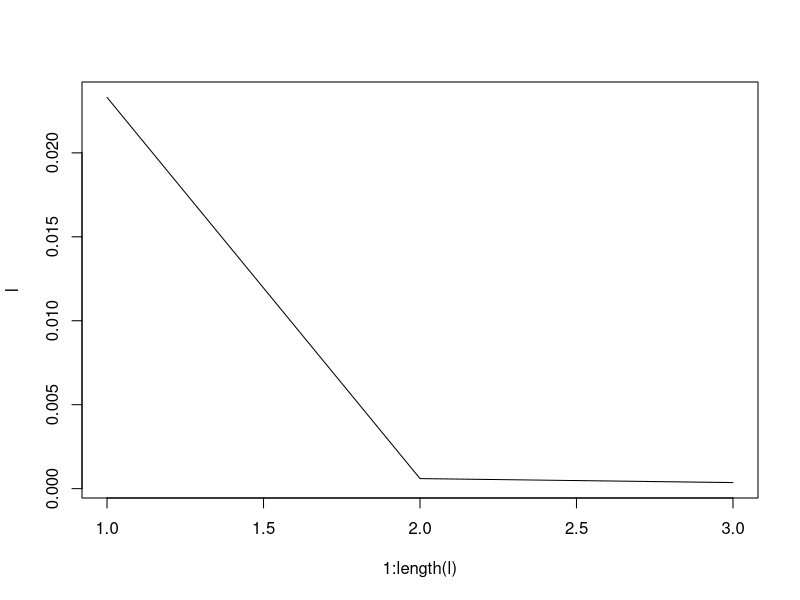
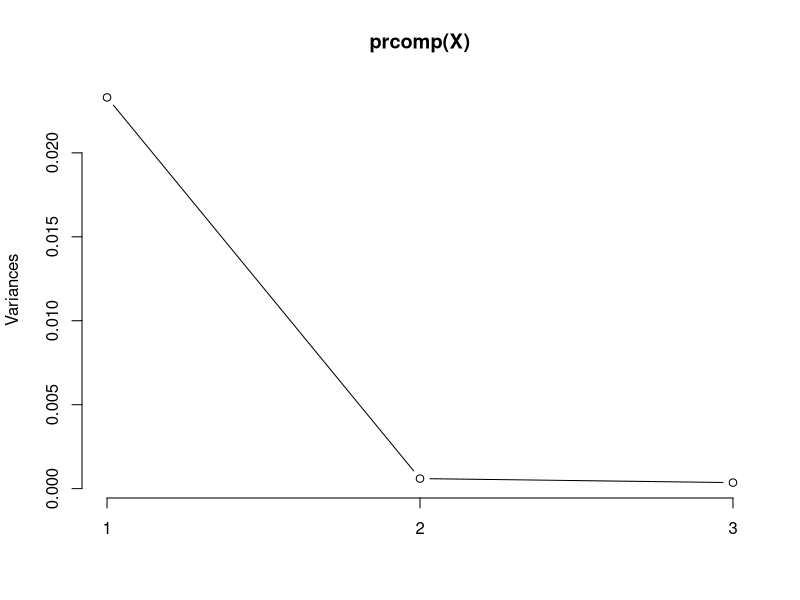
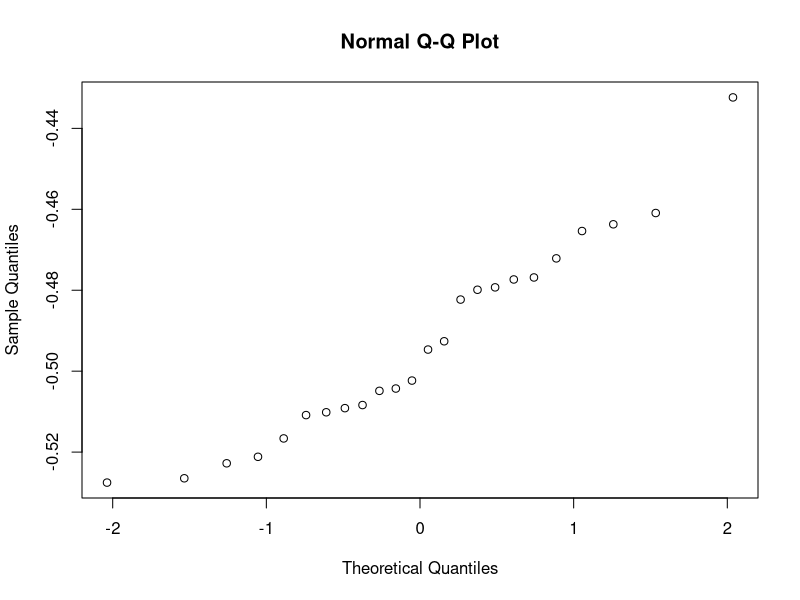
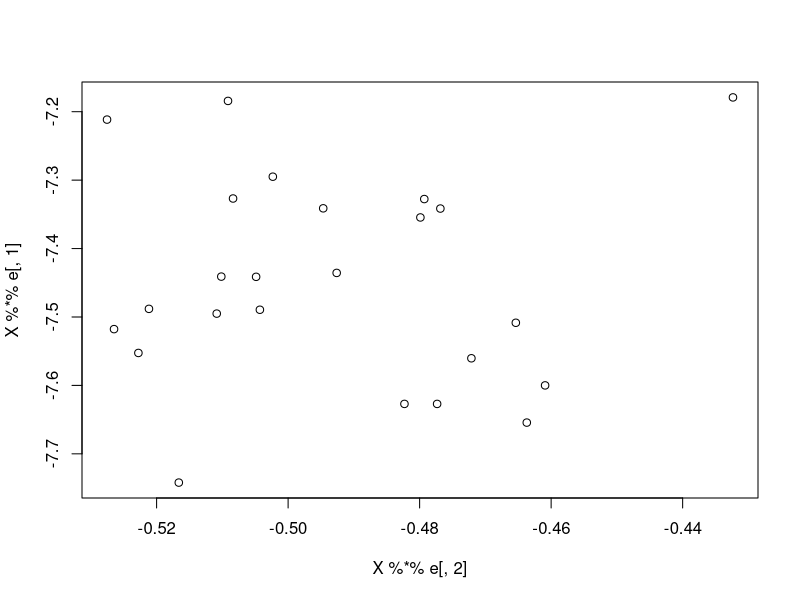
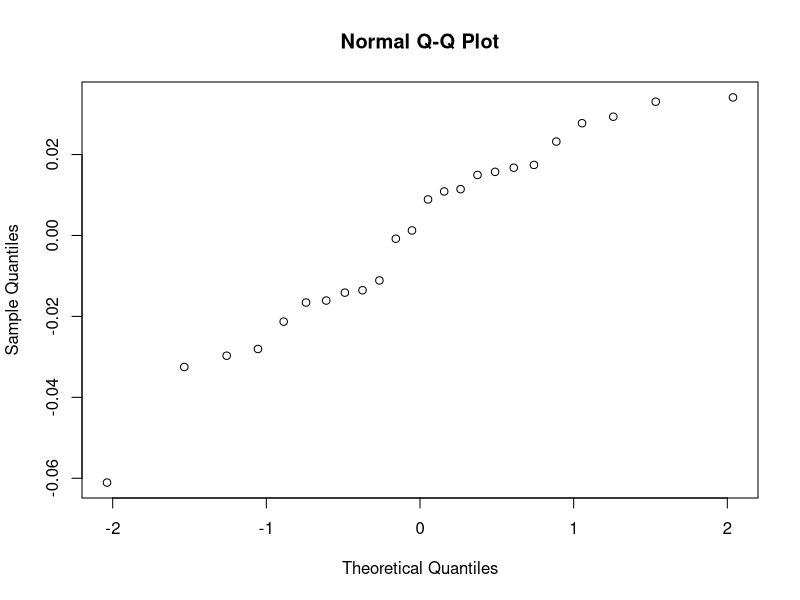
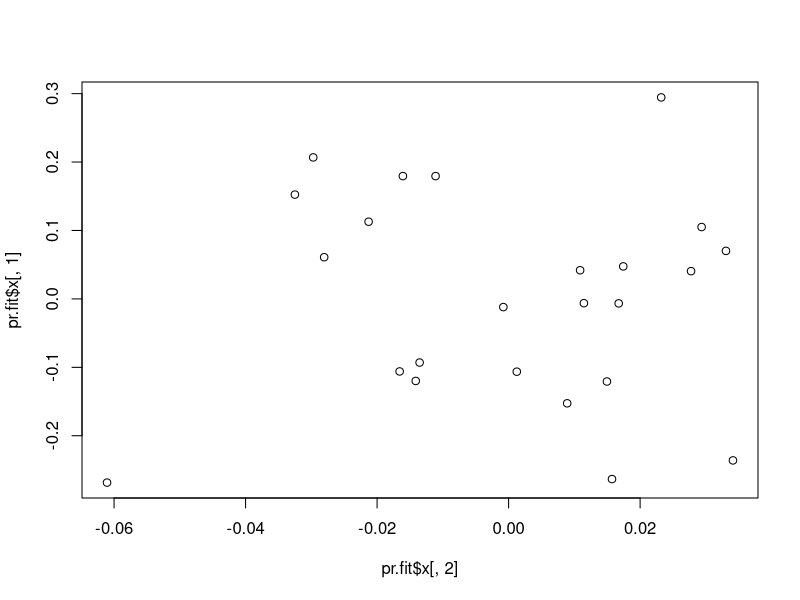
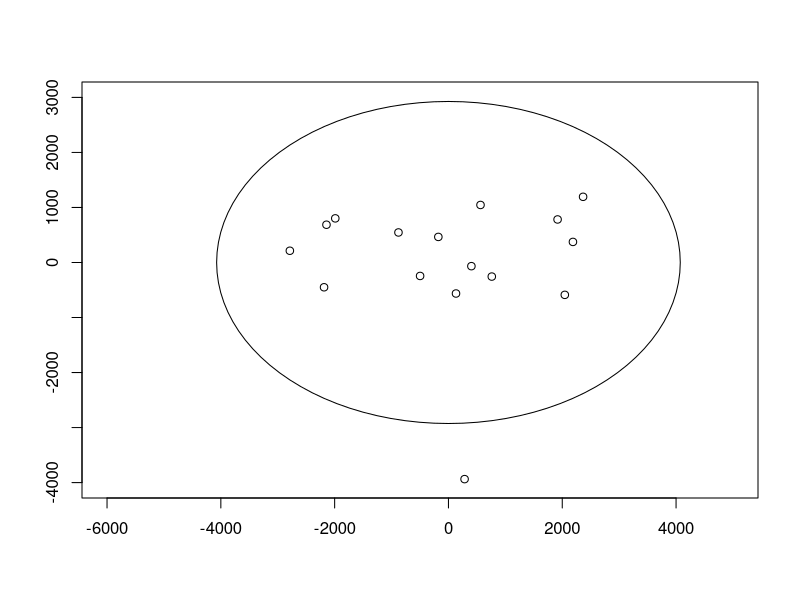
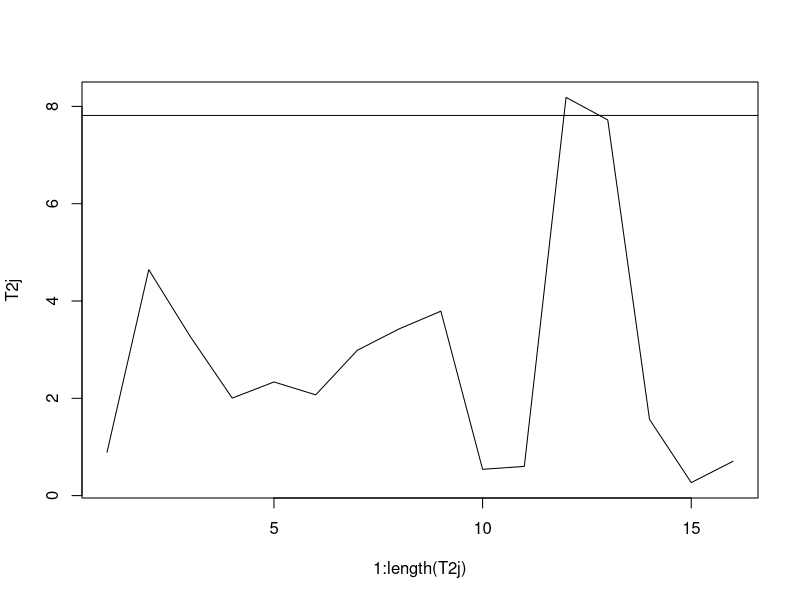

Reproduce these figures in R, in order.
# Example 8.1
rm(list=ls())

# Note that this is the covariance matrix from Exercise 4.3 about independence of MV Normal random variables 
S <- matrix(c(1,-2,0,
              -2,5,0,
              0,0,2),ncol=3,byrow=TRUE)

(l <- eigen(S)$values)
(e <- eigen(S)$vectors)

# Coefficients for principle components (linear combinations)
#                1st PC      2nd PC   3rd PC
#       X1 coef -0.3826834    0       0.9238795
#       X2 coef  0.9238795    0       0.3826834
#       X3 coef  0.0000000    1       0.0000000

# Total variance
(tv <- sum(diag(S)))

# Proportion of variance explained by each PC:
(l/tv)

# Correlation between Y1 and X1
e[1,1]*sqrt(l[1])/sqrt(S[1,1])
# Correlation between Y1 and X2
e[2,1]*sqrt(l[1])/sqrt(S[2,2])
# Correlation between Y2 and X1
e[1,2]*sqrt(l[2])/sqrt(S[1,1])
# Correlation between Y2 and X2
e[2,2]*sqrt(l[2])/sqrt(S[2,2])
# Correlation between Y2 and X3
e[3,2]*sqrt(l[2])/sqrt(S[3,3])

# Example 8.2
rm(list=ls())

S <- matrix(c(1,4,4,100),ncol=2,byrow=TRUE)
(R <- cov2cor(S))

# PCA using Covariance Matrix
(l.s <- eigen(S)$values)
(e.s <- eigen(S)$vectors)
# Proportion of variability explained
(l.s/sum(l.s))

# PCA using Correlation Matrix
(l.r <- eigen(R)$values)
(e.r <- eigen(R)$vectors)
# Proportion of variability explained
p <- ncol(R)
(l.r/p)

# Example 8.3
rm(list=ls())

dat <- read.table("data/T8-5.DAT")
names(dat) <- c("TotalPop","ProfDegree","Employed","GovEmp","MedianHome")

X <- as.matrix(dat)
n <- nrow(X)
p <- ncol(X)
(x.bar <- t(matrix(1,ncol=n) %*% X)/n)
D <- X - matrix(1,nrow=n) %*% t(x.bar)
(S <- (n-1)^(-1) * t(D)%*%D)
Sinv <- solve(S)

(l <- eigen(S)$values)
(e <- eigen(S)$vectors)

l/sum(l)
sum((l/sum(l))[1:2]) # 92% of variability explained by two principle components

e[,1]*sqrt(l[1])/sqrt(diag(S))
e[,2]*sqrt(l[2])/sqrt(diag(S))

# Example 8.4
rm(list=ls())

dat <- read.table("data/T6-9.dat")
X1 <- dat[which(dat[,4]=="male"),1:3]
X <- sapply(X1,log)
n <- nrow(X)
p <- ncol(X)
(x.bar <- t(matrix(1,ncol=n) %*% X)/n)
D <- X - matrix(1,nrow=n) %*% t(x.bar)
(S <- (n-1)^(-1) * t(D)%*%D)


(l <- eigen(S)$values)
(e <- eigen(S)$vectors)

l/sum(l)

e[,1]*sqrt(l[1])/sqrt(diag(S))
e[,2]*sqrt(l[2])/sqrt(diag(S))
e[,3]*sqrt(l[3])/sqrt(diag(S))

plot(1:length(l),l,type="l")

# Using built-in functions
prcomp(X,scale=FALSE) # scale=FALSE is for using covariance matrix
# note that there is another function called princomp() - it is included for compatibility reasons. prcomp() is preferred.
screeplot(prcomp(X),type="lines")

# Example 8.5 
rm(list=ls())

dat <- read.table("data/T8-4.DAT")
names(dat) <- c("JPMorgan","Citibank","WellsFargo","RoyalDutchShell","ExxonMobil")
X <- as.matrix(dat)
n <- nrow(X)
p <- ncol(X)
(x.bar <- t(matrix(1,ncol=n) %*% X)/n)
D <- X - matrix(1,nrow=n) %*% t(x.bar)
(S <- (n-1)^(-1) * t(D)%*%D)
(R <- cov2cor(S))


(l <- eigen(R)$values)
(e <- eigen(R)$vectors)

prcomp(dat,scale=TRUE) # scale=TRUE is for using correlation matrix

l/p
sum(l[1:2])/p

# Example 8.7
rm(list=ls())

dat <- read.table("data/T6-9.dat")
X1 <- dat[which(dat[,4]=="male"),1:3]
X <- sapply(X1,log)
n <- nrow(X)
p <- ncol(X)
(x.bar <- t(matrix(1,ncol=n) %*% X)/n)
D <- X - matrix(1,nrow=n) %*% t(x.bar)
(S <- (n-1)^(-1) * t(D)%*%D)


(l <- eigen(S)$values)
(e <- eigen(S)$vectors)

l/sum(l)

e[,1]*sqrt(l[1])/sqrt(diag(S))
e[,2]*sqrt(l[2])/sqrt(diag(S))
e[,3]*sqrt(l[3])/sqrt(diag(S))

qqnorm(X %*% e[,2])
plot(X %*% e[,2], X %*% e[,1])

# Using built-in functions
pr.fit <- prcomp(X,scale=FALSE)
qqnorm(pr.fit$x[,2])
plot(pr.fit$x[,2],pr.fit$x[,1])

# Example 8.8
rm(list=ls())

dat <- read.table("data/T8-4.DAT")
names(dat) <- c("JPMorgan","Citibank","WellsFargo","RoyalDutchShell","ExxonMobil")
X <- as.matrix(dat)
n <- nrow(X)
p <- ncol(X)
(x.bar <- t(matrix(1,ncol=n) %*% X)/n)
D <- X - matrix(1,nrow=n) %*% t(x.bar)
(S <- (n-1)^(-1) * t(D)%*%D)

# Note this example is based on Sigma, not Rho
(l <- eigen(S)$values)
(e <- eigen(S)$vectors)

alpha <- 0.05
(lb <- l[1]/(1+qnorm(1-alpha/2)*sqrt(2/n)))
(ub <- l[1]/(1-qnorm(1-alpha/2)*sqrt(2/n)))

# Example 8.6
rm(list=ls())

x.bar <- matrix(c(39.88, 45.08, 48.11, 49.95),ncol=1)
R <- matrix(c(1.000, .7501, .6329, .6363,
              .7501, 1.000, .6925, .7386,
              .6329, .6925, 1.000, .6625,
              .6363, .7386, .6625, 1.000), ncol=4, byrow=TRUE)

(l <- eigen(R)$values)
(e <- eigen(R)$vectors)

(r.bar <- mean(R[lower.tri(R)]))
(1+(4-1)*r.bar)
l[1]
l[2:4]

# Example 8.9 
rm(list=ls())

R <- matrix(c(1.000, .7501, .6329, .6363,
              .7501, 1.000, .6925, .7386,
              .6329, .6925, 1.000, .6625,
              .6363, .7386, .6625, 1.000), ncol=4, byrow=TRUE)
n <- 150
p <- 4
alpha <- 0.05

rk <- c()
(rk[1] <- (1/(p-1))*(sum(R[,1])-1))
(rk[2] <- (1/(p-1))*(sum(R[,2])-1))
(rk[3] <- (1/(p-1))*(sum(R[,3])-1))
(rk[4] <- (1/(p-1))*(sum(R[,4])-1))
(r.bar <- mean(R[lower.tri(R)]))
(part1 <- sum((R[lower.tri(R)]-r.bar)^2))
(part2 <- sum((rk-r.bar)^2))
(gammahat <- ((p-1)^2 * (1-(1-r.bar)^2))/(p-(p-2)*(1-r.bar)^2))
(T2 <- (n-1)/(1-r.bar)^2 * (part1 - gammahat*part2))
(T2.crit <- qchisq(1-alpha,(p+1)*(p-2)/2))

# Example 8.10
rm(list=ls())

dat <- read.table("data/T5-8.DAT")
names(dat) <- c("Legal","Extraordinary","Holdover","COA","Meeting")

X <- as.matrix(dat)
n <- nrow(X)
p <- ncol(X)
X.mean <- t(matrix(1,ncol=n) %*% X)/n
D <- X - matrix(1,nrow=n) %*% t(X.mean)
S <- (n-1)^(-1) * t(D)%*%D

(l <- eigen(S)$values)
(e <- eigen(S)$vectors)

alpha <- 0.05

c2 <- qchisq(1-alpha,df=2)

library(plotrix)
angle <- 0 # principal components uncorrelated
plot(0,pch='',ylab='',xlab='',xlim=c(-6000,5000),ylim=c(-4000,3000))
lengths <- c(sqrt(c2*eigen(S)$values[1]),
             sqrt(c2*eigen(S)$values[2]))
# Centered at 0
draw.ellipse(x=0,y=0,a=lengths[1],b=lengths[2],angle=angle,deg=FALSE)
# Mean-centered 
points(t(e[,1])%*%t(X-(t(matrix(1,ncol=n)) %*% t(X.mean))),
       t(e[,2])%*%t(X-(t(matrix(1,ncol=n)) %*% t(X.mean))))

# Example 8.11
T2j <- (t(e[,3])%*%t(X-(t(matrix(1,ncol=n)) %*% t(X.mean))))^2/l[3] + 
        (t(e[,4])%*%t(X-(t(matrix(1,ncol=n)) %*% t(X.mean))))^2/l[4] + 
        (t(e[,5])%*%t(X-(t(matrix(1,ncol=n)) %*% t(X.mean))))^2/l[5]
plot(y=T2j,x=1:length(T2j),type="l")
alpha <- 0.05
p <- 5
UCL <- qchisq(1-alpha,p-2)
abline(h=UCL)

# Example 8.12 
# observation 11 out of control

X <- as.matrix(dat[-11,])
n <- nrow(X)
p <- ncol(X)
X.mean <- t(matrix(1,ncol=n) %*% X)/n
D <- X - matrix(1,nrow=n) %*% t(X.mean)
S <- (n-1)^(-1) * t(D)%*%D

(l <- eigen(S)$values)
(e <- eigen(S)$vectors)


alpha <- 0.01

c2 <- qchisq(1-alpha,df=2)

library(plotrix)
angle <- 0 # principal components uncorrelated
plot(0,pch='',ylab='',xlab='',xlim=c(-6000,5000),ylim=c(-4000,3000))
lengths <- c(sqrt(c2*eigen(S)$values[1]),
             sqrt(c2*eigen(S)$values[2]))
# Centered at 0
draw.ellipse(x=0,y=0,a=lengths[1],b=lengths[2],angle=angle,deg=FALSE)
# Mean-centered 
points(t(e[,1])%*%t(X-(t(matrix(1,ncol=n)) %*% t(X.mean))),
       t(e[,2])%*%t(X-(t(matrix(1,ncol=n)) %*% t(X.mean))))